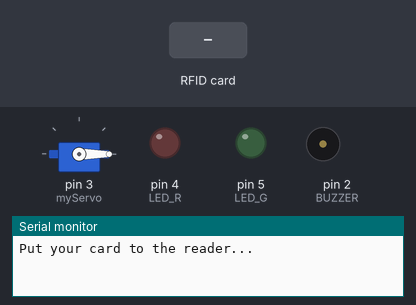
A sketch run on a simulated Arduino Uno, built with avr-gcc and run on an emulated ATmega328P. Parts: servo, output pins drawn as LEDs (lit = HIGH), buzzer (waves = sounding), the last lines printed to the serial monitor. The test bench sets the inputs (shaded band). Pins used as bus, display or sensor lines are not drawn.

Above: at 1.2 s.
1.3 s: RFID card 60 76 5A A8 held to the reader
At 3.0 s:
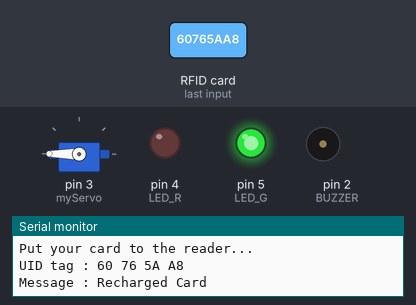
3.6 s: RFID card 5E 7A 19 C4 held to the reader
At 6.4 s:
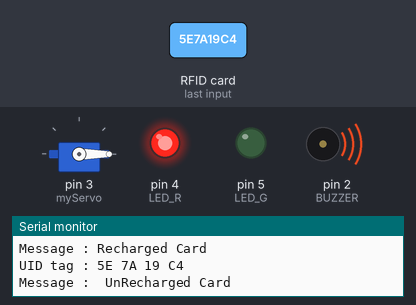
6.6 s: RFID card BF F3 A1 79 held to the reader
At 7.46 s:
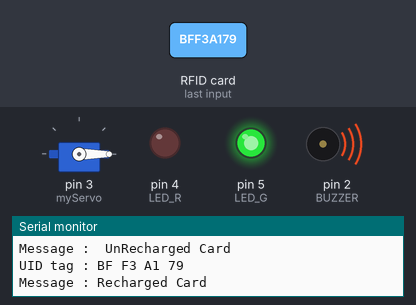
Timing chart, 0 to 12.8 s (numbered marks = the images above; inputs shaded):
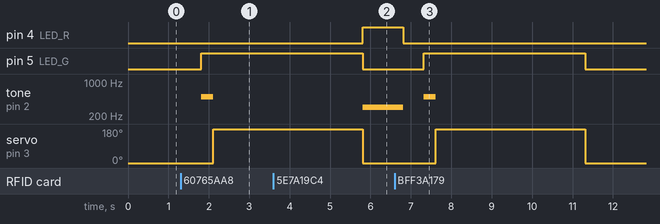

Measured:
- after the input at 1.3 s, pin 5 (LED_G): LOW → HIGH after 0.51 s; tone on pin 2 (BUZZER): silent → 500 Hz after 0.51 s, → silent 0.30 s later; servo on pin 3 (myServo): 0° → 180° after 0.81 s
- after the input at 3.6 s, pin 4 (LED_R): LOW → HIGH after 2.2 s; tone on pin 2 (BUZZER): silent → 300 Hz after 2.2 s
- after the input at 6.6 s, pin 5 (LED_G): LOW → HIGH after 0.72 s, → LOW 4.0 s later; servo on pin 3 (myServo): 0° → 180° after 1.0 s, → 0° 3.7 s later

The sketch:

rfid_with_servo_PERFECT.ino
```cpp
#include <SPI.h>
#include <MFRC522.h>
#include <Servo.h>


#define SS_PIN 10
#define RST_PIN 9
#define LED_G 5 //define green LED pin
#define LED_R 4 //define red LED
#define BUZZER 2 //buzzer pin
MFRC522 mfrc522(SS_PIN, RST_PIN);   // Create MFRC522 instance.
Servo myServo; //define servo name

void setup()
{
  Serial.begin(9600);   // Initiate a serial communication
  SPI.begin();      // Initiate  SPI bus
  mfrc522.PCD_Init();   // Initiate MFRC522
  myServo.attach(3); //servo pin
  myServo.write(0); //servo start position
  pinMode(LED_G, OUTPUT);
  pinMode(LED_R, OUTPUT);
  pinMode(BUZZER, OUTPUT);
  noTone(BUZZER);
  Serial.println("Put your card to the reader...");
  Serial.println();

}
void loop()
{
  // Look for new cards
  if ( ! mfrc522.PICC_IsNewCardPresent())
  {
    return;
  }
  // Select one of the cards
  if ( ! mfrc522.PICC_ReadCardSerial())
  {
    return;
  }
  //Show UID on serial monitor
  Serial.print("UID tag :");
  String content= "";
  byte letter;
  for (byte i = 0; i < mfrc522.uid.size; i++)
  {
     Serial.print(mfrc522.uid.uidByte[i] < 0x10 ? " 0" : " ");
     Serial.print(mfrc522.uid.uidByte[i], HEX);
     content.concat(String(mfrc522.uid.uidByte[i] < 0x10 ? " 0" : " "));
     content.concat(String(mfrc522.uid.uidByte[i], HEX));
  }
  Serial.println();
  Serial.print("Message : ");
  content.toUpperCase();
  if (content.substring(1) == "60 76 5A A8" || content.substring(1) == "BF F3 A1 79" || content.substring(1) == "E0 4D 3B 1B" || content.substring(1) == "65 DA FB C2" || content.substring(1) == "4E 13 10 79"|| content.substring(1) == "3A 81 E7 8B" ||
  content.substring(1) == "E0 1D B6 1B" )
 {
    Serial.println("Recharged Card");
    Serial.println();
    delay(500);
    digitalWrite(LED_G, HIGH);
    tone(BUZZER, 500);
    delay(300);
    noTone(BUZZER);
    myServo.write(180);
    delay(3700);
    myServo.write(0);
    digitalWrite(LED_G, LOW);
  }

 else   {
    Serial.println(" UnRecharged Card");
    digitalWrite(LED_R, HIGH);
    tone(BUZZER, 300);
    delay(1000);
    digitalWrite(LED_R, LOW);
    noTone(BUZZER);
  }
}
```
